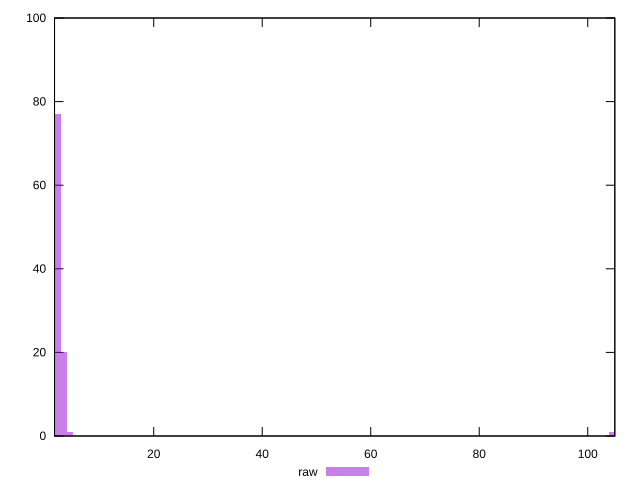

Reproduce this figure in gnuplot.
reset

$raw <<EOF
104.44136516712918 1
3.4431219285866765 20
2.295414619057784 77
4.590829238115568 1
1.147707309528892 1
EOF

set key outside below
set boxwidth 1.147707309528892
set xrange [1.717:104.992]
set yrange [0:100]
set trange [0:100]
set style fill transparent solid 0.5 noborder
set terminal svg size 640, 490 enhanced background rgb 'white'
set output "report_0_00242021-02-20T12:25:28.543Z/server-response-time/samples/pages+cached+noadtech/raw/histogram.svg"

plot $raw title "raw" with boxes

reset
